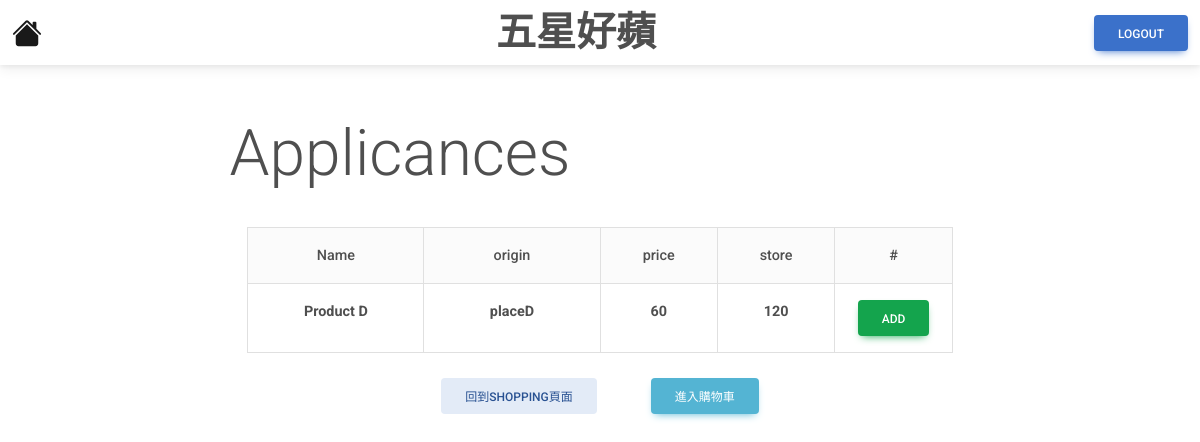
/product/foapplianceod, run on an earlier commit of the app's database.
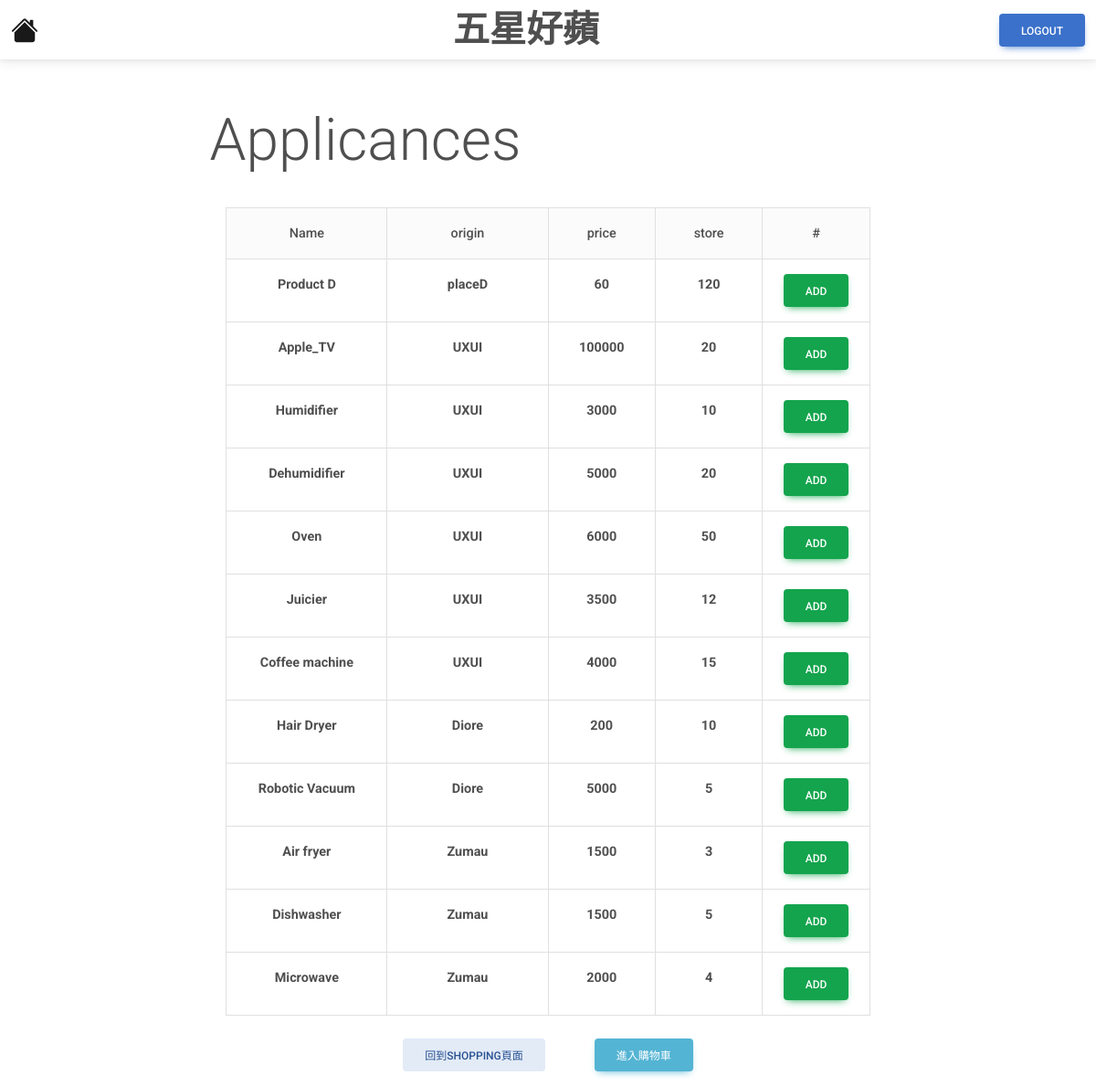
And on a later commit of the database.
### tables this page shows
CREATE TABLE Product
(
product_id      INTEGER           PRIMARY KEY  AUTOINCREMENT,
seller_email    VARCHAR(255)      NOT NULL,
product_name    VARCHAR(255)      NOT NULL,
type_id         INTEGER           NOT NULL,
store           INTEGER           NOT NULL,
price           INTEGER           NOT NULL,
origin          VARCHAR(255)      NOT NULL,
FOREIGN KEY(type_id) REFERENCES Type(type_id)
FOREIGN KEY(seller_email) REFERENCES User(email)
);

### category.py (the view)
@app.route('/product/foapplianceod')
def applicances():
    con = sqlite3.connect("database.db")
    con.row_factory = sqlite3.Row
    cur = con.cursor()
    cur.execute("SELECT product_id, * FROM Product WHERE type_id = 3")
    rows = cur.fetchall()
    con.close()
    return render_template("Applicances.html",rows=rows)

### templates/Applicances.html (shortened to what this page needs)
<!DOCTYPE html>
<html lang="en">
<head>
    <link href="https://cdnjs.cloudflare.com/ajax/libs/font-awesome/6.0.0/css/all.min.css" rel="stylesheet"/>
    <link href="https://cdnjs.cloudflare.com/ajax/libs/mdb-ui-kit/6.4.0/mdb.min.css" rel="stylesheet"/>
</head>
<body>
    <nav class="navbar bg-body-tertiary">
        <div class="container-fluid">
            <a class="navbar-brand" href="{{url_for('home')}}">
            </a>
            <h1 style="margin: auto;"><strong>五星好蘋</strong></h1>
            <a href="{{url_for('logout')}}" class="btn btn-primary">Logout</a>
        </div>
    </nav>
    <br><br><h1 style="margin-right: 400px; text-align: center;"
            class="display-3">Applicances</h1><br>
    <table class="table table-bordered text-center" style="width: auto; margin: auto;">
        <thead class="bg-light">
            <tr>
                <th>Name</th>
                <th>origin</th>
                <th>price</th>
                <th>store</th>
                <th>#</th>
            </tr>
        </thead>
        <tbody>
            {% for row in rows %}
            <tr>
                <td class="col-3"><strong>{{ row["product_name"] }} </strong></td>
                <td class="col-3"><strong>{{ row["origin"] }} </strong></td>
                <td class="col-2"><strong>{{ row["price"] }} </strong></td>
                <td class="col-2"><strong>{{ row["store"] }} </strong></td>
                <td class="col-2">
                    <form action="/add" method="POST">
                            <button type="submit" class="btn btn-success"> Add </button>
                    </form>
                </td>
            </tr>
            {% endfor %}
        </tbody>
    </table>
    <br><p style="text-align: center">
        <a href="{{url_for('product')}}" class="btn btn-secondary" style="margin-right: 50px">回到Shopping頁面</a>
        <a href="{{url_for('shoppingCart')}}" class="btn btn-info">進入購物車</a>
    </p>
</body>
</html>

What changed in the data, as far as the page shows it:
added Product: product_name "Apple_TV", origin "UXUI", price "100000", store "20"
added Product: product_name "Humidifier", origin "UXUI", price "3000", store "10"
added Product: product_name "Dehumidifier", origin "UXUI", price "5000", store "20"
added Product: product_name "Oven", origin "UXUI", price "6000", store "50"
added Product: product_name "Juicier", origin "UXUI", price "3500", store "12"
added Product: product_name "Coffee machine", origin "UXUI", price "4000", store "15"
added Product: product_name "Hair Dryer", origin "Diore", price "200", store "10"
added Product: product_name "Robotic Vacuum", origin "Diore", price "5000", store "5"
added Product: product_name "Air fryer", origin "Zumau", price "1500", store "3"
added Product: product_name "Dishwasher", origin "Zumau", price "1500", store "5"
added Product: product_name "Microwave", origin "Zumau", price "2000", store "4"
